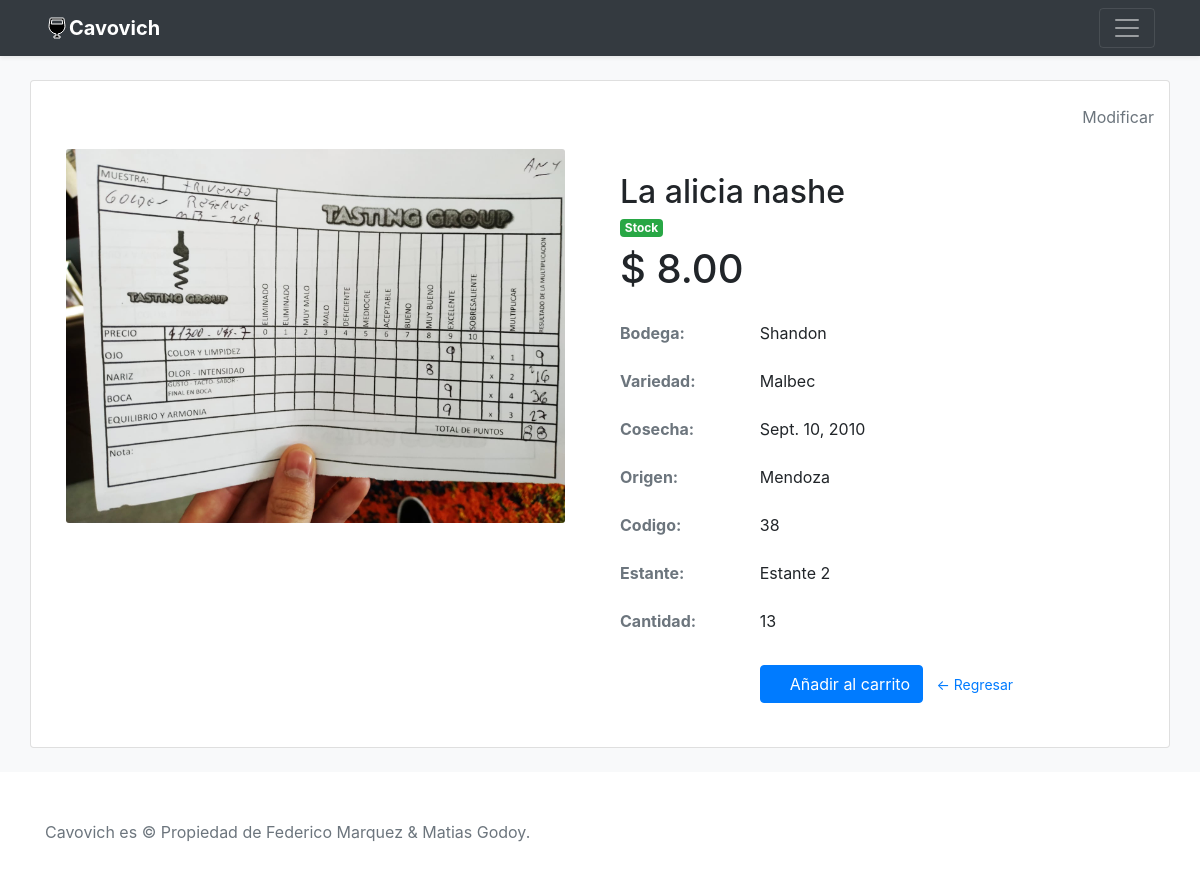
/vino/2, run on an earlier commit of the app's database.
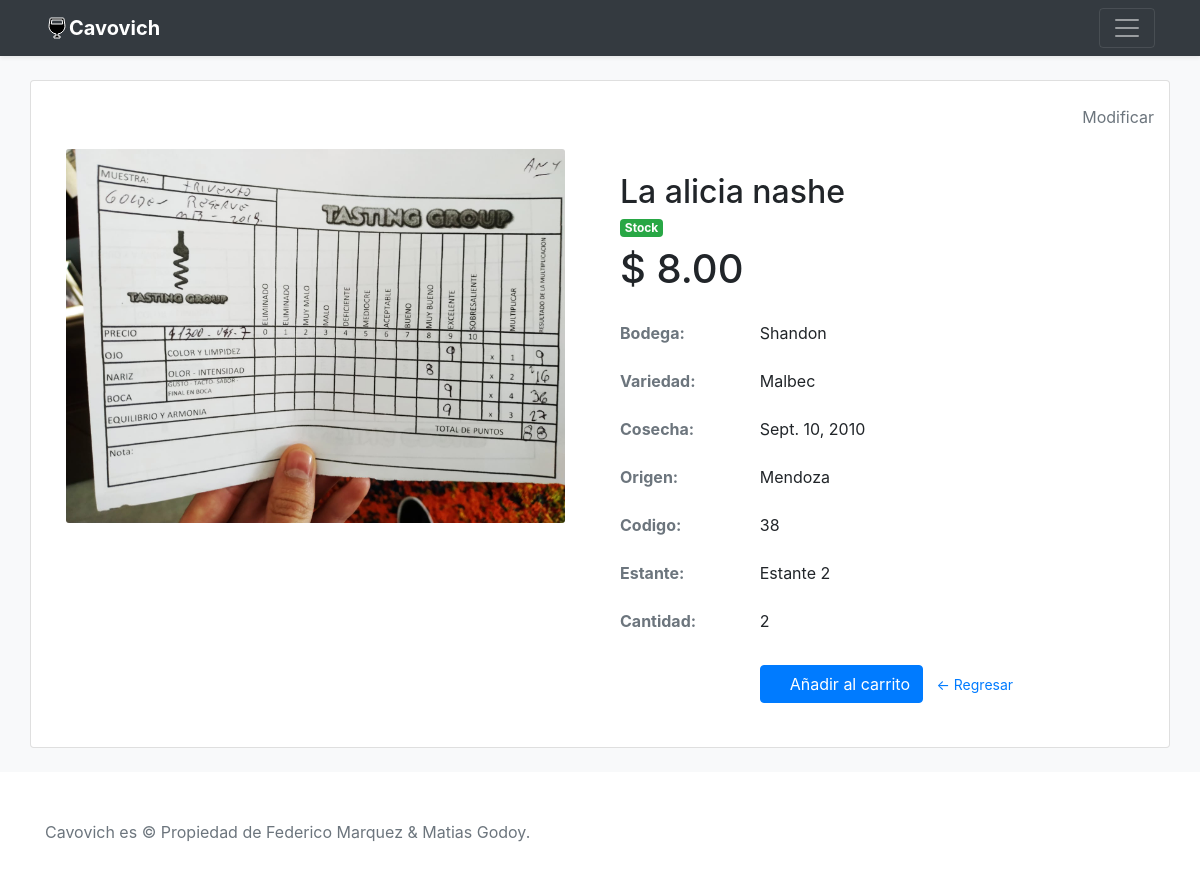
And on a later commit of the database.
### Cavovich/models.py (models this page shows, shortened)
class Vino(models.Model):
    nombre = models.CharField(max_length=100)
    bodega = models.ForeignKey(Bodega, on_delete=CASCADE)
    variedad = models.ForeignKey(Variedad, on_delete=CASCADE)
    cosecha = models.DateField()
    origen = models.ForeignKey(Origen, on_delete=CASCADE)
    cantidad = models.PositiveSmallIntegerField()
    codigo = models.BigIntegerField()
    precio = models.DecimalField(max_digits=8, decimal_places=2)
    estante = models.ForeignKey(Estante, on_delete=CASCADE)
    imagen = models.ImageField(upload_to="catalogo/", blank=True) #se van a guardar en media/catalogo

class Bodega(models.Model):
    bodega = models.CharField(max_length=50)
    def __str__(self) -> str:
        return self.bodega

class Variedad(models.Model):
    variedad = models.CharField(max_length=50)
    def __str__(self) -> str:
        return self.variedad

class Origen(models.Model):
    origen = models.CharField(max_length=50)
    def __str__(self) -> str:
        return self.origen

class Estante(models.Model):
    estante = models.CharField(max_length=50)
    def __str__(self) -> str:
        return self.estante

### Cavovich/views.py (the view)
# urls.py: path('vino/<int:pk>', DetalleVino.as_view()),
class DetalleVino(DetailView):
    model = Vino
    template_name = 'cavovich/wine.html'
    context_object_name = 'vino'

### cart/cart.py (called while the page is built)
    def __len__(self):
        return sum(item['quantity'] for item in self.cart.values())

### cart/context_processors.py (called while the page is built)
def cart(request):
    return {'cart': Cart(request)}

### templates/cavovich/wine.html (shortened to what the changed rows need)
{% extends 'cavovich/baseIndex.html' %}
{% block content %}
{% load static %}
<main role="main ">
    <div class="bg-light">
        <br>
        <div class="container card bg-white">
            <div class="row">
                <div class="col-sm-6">
                    <div class="">
                        <div class="card-body">
                            <img src="/media/{{vino.imagen}}" width="300px" class="card-img">
                        </div>
                    </div>
                </div>
                <div class="col-sm-6 card-body">
                        <br>
                        <div class="row">
                            <div class="col-12">
                                <h2 class="card-title">
                                    {{vino.nombre}}
                                <h6 class="card-subtitle mb-2 text-muted">
                                    {% if vino.cantidad > 0 %}
                                        <span class="badge badge-success">Stock</span>
                                    {% else %}
                                        <span class="badge badge-danger">Sin Stock</span>
                                    {% endif %}
                                </h6>
                            </div>
                        </div>
                        <div class="form-group row">
                            <div class="col-sm-8 col-md-9">
                                <h1 class="card-title">$ {{vino.precio}}</span>
                            </div>
                        </div>
                        <div class="form-group row">
                            <div class="col-sm-9 col-md-9">
                                <p class="card-text">{{vino.bodega}}</p>
                            </div>
                        </div>
                        <div class="form-group row">
                            <div class="col-sm-9 col-md-9">
                                <p class="card-text">{{vino.variedad}}</p>
                            </div>
                        </div>
                        <div class="form-group row">
                            <div class="col-sm-9 col-md-9">
                                <p class="card-text">{{vino.cosecha}}</p>
                            </div>
                        </div>
                        <div class="form-group row">
                            <div class="col-sm-9 col-md-9">
                                <p class="card-text">{{vino.origen}}</p>
                            </div>
                        </div>
                        <div class="form-group row">
                            <div class="col-sm-9 col-md-9">
                                <p class="card-text">{{vino.codigo}}</p>
                            </div>
                        </div>
                        <div class="form-group row">
                            <div class="col-sm-9 col-md-9">
                                <p class="card-text">{{vino.estante}}</p>
                            </div>
                        </div>
                        <div class="form-group row">
                            <div class="col-sm-9 col-md-9">
                                <p class="card-text">{{vino.cantidad}}</p>
                            </div>
                        </div>
                </div>
            </div>
        </div>
        <br>
    </div>
</main>
{% endblock %}

What changed in the data, as far as the page shows it:
changed Vino "La alicia nashe": cantidad "13" → "2"
